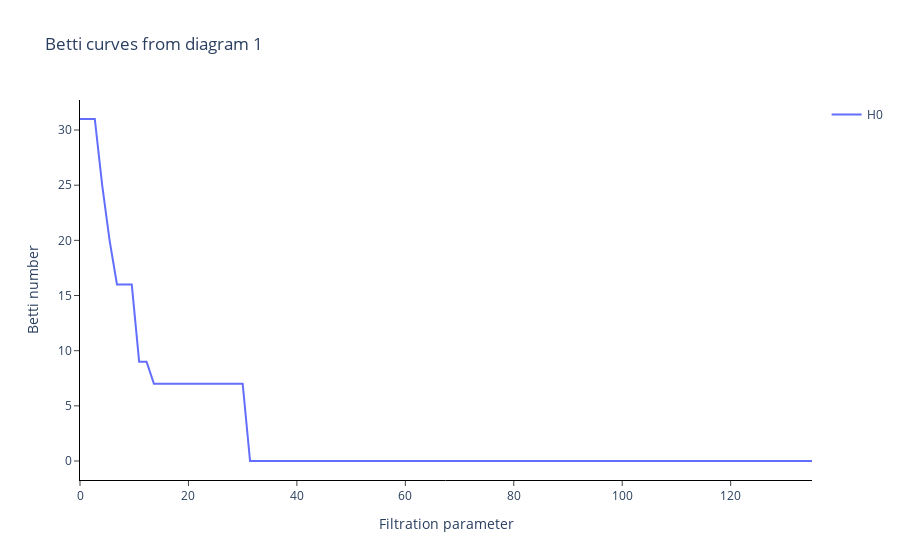

This figure's notebook cell:
### Code cell
# Betti_0 functions
BC = BettiCurve(n_bins=100) # default value

betti0 = BC.fit_transform(diagrams)

BC.plot(betti0, sample=i)

### Figure 1 — Plotly figure (JSON) as saved in the notebook; plotly's stock layout.template omitted (floating-point values rounded to 4 significant figures)
{"data": [{"mode": "lines", "name": "H0", "showlegend": true, "type": "scatter", "x": [0, 1.364, 2.727, 4.091, 5.455, 6.818, 8.182, 9.545, 10.91, 12.27, 13.64, 15.0, 16.36, 17.73, 19.09, 20.45, 21.82, 23.18, 24.55, 25.91, 27.27, 28.64, 30.0, 31.36, 32.73, 34.09, 35.45, 36.82, 38.18, 39.55, 40.91, 42.27, 43.64, 45, 46.36, 47.73, 49.09, 50.45, 51.82, 53.18, 54.55, 55.91, 57.27, 58.64, 60.0, 61.36, 62.73, 64.09, 65.45, 66.82, 68.18, 69.55, 70.91, 72.27, 73.64, 75, 76.36, 77.73, 79.09, 80.45, 81.82, 83.18, 84.55, 85.91, 87.27, 88.64, 90, 91.36, 92.73, 94.09, 95.45, 96.82, 98.18, 99.55, 100.9, 102.3, 103.6, 105.0, 106.4, 107.7, 109.1, 110.5, 111.8, 113.2, 114.5, 115.9, 117.3, 118.6, 120.0, 121.4, 122.7, 124.1, 125.5, 126.8, 128.2, 129.5, 130.9, 132.3, 133.6, 135], "y": [31, 31, 31, 25, 20, 16, 16, 16, 9, 9, 7, 7, 7, 7, 7, 7, 7, 7, 7, 7, 7, 7, 7, 0, 0, 0, 0, 0, 0, 0, 0, 0, 0, 0, 0, 0, 0, 0, 0, 0, 0, 0, 0, 0, 0, 0, 0, 0, 0, 0, 0, 0, 0, 0, 0, 0, 0, 0, 0, 0, 0, 0, 0, 0, 0, 0, 0, 0, 0, 0, 0, 0, 0, 0, 0, 0, 0, 0, 0, 0, 0, 0, 0, 0, 0, 0, 0, 0, 0, 0, 0, 0, 0, 0, 0, 0, 0, 0, 0, 0]}], "layout": {"plot_bgcolor": "white", "title": {"text": "Betti curves from diagram 1"}, "xaxis": {"anchor": "y", "exponentformat": "e", "linecolor": "black", "linewidth": 1, "mirror": false, "showexponent": "all", "showline": true, "side": "bottom", "ticks": "outside", "title": {"text": "Filtration parameter"}, "type": "linear", "zeroline": true}, "yaxis": {"anchor": "x", "exponentformat": "e", "linecolor": "black", "linewidth": 1, "mirror": false, "showexponent": "all", "showline": true, "side": "left", "ticks": "outside", "title": {"text": "Betti number"}, "type": "linear", "zeroline": true}}}
